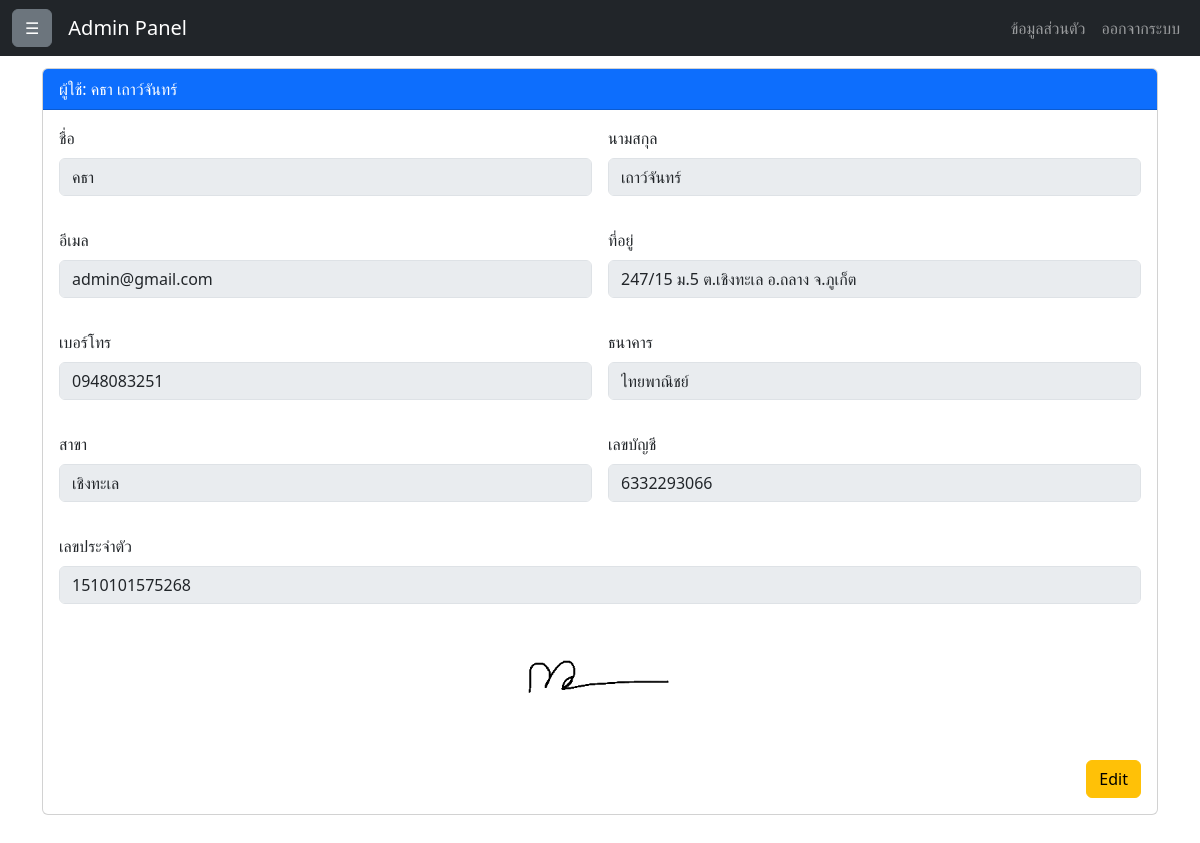
The app's page /showProfile with its own data.
### pApp/models.py (models this page shows)
class user(models.Model):
    email = models.EmailField(max_length=25)
    password = models.CharField(max_length=25)
    name = models.CharField(max_length= 25)
    lastName = models.CharField(max_length= 25)
    address = models.CharField(max_length=50)
    tel = models.CharField(max_length=10)
    bank = models.CharField(max_length=25)
    bank_address = models.CharField(max_length=50)
    accountnumber = models.CharField(max_length=15)
    userid_card = models.CharField(max_length=15)

### pApp/backEnd/profile.py (the view)
# urls.py: path('showProfile',profile.showProfile),
def showProfile(request):
      all_user = user.objects.all()
      slips_list = slips.objects.all()
      return render(request, 'showProfile.html', {'all_user': all_user,'slips_list': slips_list})

### pApp/templates/showProfile.html (shortened to what this page needs)
<!DOCTYPE html>
<html lang="en">
<head>
    {% load static %}
    <link rel="stylesheet" href="{% static 'css/bootstrap.min.css' %}">
</head>
<body>
    {% include 'includes/navbar.html' %}
    <div class="main-container">
        <div class="content" id="content">
            <div class="container mt-5">
                {% block content %}
                <div class="row">
                    {% for user in all_user %}
                    <div class="col-12">
                        <div class="card fullscreen mb-4">
                            <div class="card-header bg-primary text-white">
                                ผู้ใช้: {{ user.name }} {{ user.lastName }}
                            </div>
                            <div class="card-body">
                                <form method="post" action="/edit_user/{{ user.id }}/">
                                    <div class="row g-3">
                                        <div class="col-md-6">
                                            <label for="name_{{ user.id }}" class="form-label">ชื่อ</label>
                                            <input type="text" class="form-control" id="name_{{ user.id }}" value="{{ user.name }}" disabled>
                                        </div>
                                        <div class="col-md-6">
                                            <label for="lastName_{{ user.id }}" class="form-label">นามสกุล</label>
                                            <input type="text" class="form-control" id="lastName_{{ user.id }}" value="{{ user.lastName }}" disabled>
                                        </div>
                                    </div>
                                    <div class="row g-3 mt-3">
                                        <div class="col-md-6">
                                            <label for="email_{{ user.id }}" class="form-label">อีเมล</label>
                                            <input type="email" class="form-control" id="email_{{ user.id }}" value="{{ user.email }}" disabled>
                                        </div>
                                        <div class="col-md-6">
                                            <label for="address_{{ user.id }}" class="form-label">ที่อยู่</label>
                                            <input type="text" class="form-control" id="address_{{ user.id }}" value="{{ user.address }}" disabled>
                                        </div>
                                    </div>
                                    <div class="row g-3 mt-3">
                                        <div class="col-6">
                                            <label for="tel_{{ user.id }}" class="form-label">เบอร์โทร</label>
                                            <input type="text" class="form-control" id="tel_{{ user.id }}" value="{{ user.tel }}" disabled>
                                        </div>
                                        <div class="col-6">
                                            <label for="tel_{{ user.id }}" class="form-label">ธนาคาร</label>
                                            <input type="text" class="form-control" id="bank_{{ user.id }}" value="{{ user.bank }}" disabled>
                                        </div>
                                    </div>
                                    <div class="row g-3 mt-3">
                                        <div class="col-6">
                                            <label for="tel_{{ user.id }}" class="form-label">สาขา</label>
                                            <input type="text" class="form-control" id="tel_{{ user.id }}" value="{{ user.bank_address }}" disabled>
                                        </div>
                                        <div class="col-6">
                                            <label for="tel_{{ user.id }}" class="form-label">เลขบัญชี</label>
                                            <input type="text" class="form-control" id="bank_{{ user.id }}" value="{{ user.accountnumber }}" disabled>
                                        </div>
                                    </div>
                                    <div class="row g-3 mt-3">
                                        <div class="col-12">
                                            <label for="tel_{{ user.id }}" class="form-label">เลขประจำตัว</label>
                                            <input type="text" class="form-control" id="tel_{{ user.id }}" value="{{ user.userid_card }}" disabled>
                                        </div>
                                    </div>
                                    <div class="row g-3 mt-3">
                                        <div class="col-12 text-center">
                                            <img src="{% static 'signature.png' %}" alt="Signature" class="img-fluid" style="max-width: 200px; height: auto;">
                                        </div>
                                    </div>
                                    <div class="mt-4 text-end">
                                        <a href="/edit_user/{{ user.id }}" class="btn btn-warning">Edit</a>
                                    </div>
                                </form>
                            </div>
                        </div>
                    </div>
                    {% endfor %}
                </div>
                {% endblock %}
            </div>
        </div>
    </div>
</body>
</html>

### pApp/templates/includes/navbar.html (shortened to what this page needs)
<nav class="navbar navbar-expand-lg navbar-dark bg-dark fixed-top">
    <div class="container-fluid">
        <button class="btn btn-secondary me-3" id="toggleSidebar">
            ☰
        </button>
        <a class="navbar-brand" href="/adminmanage/manage">Admin Panel</a>
        <div class="collapse navbar-collapse" id="navbarNav">
            <ul class="navbar-nav ms-auto">
                <li class="nav-item">
                    <a class="nav-link" href="/showProfile">ข้อมูลส่วนตัว</a>
                </li>
                <li class="nav-item">
                    <a class="nav-link" href="/">ออกจากระบบ</a>
                </li>
            </ul>
        </div>
    </div>
</nav>

### pApp/templates/showProfile.html (style rules this page uses)
.main-container { display: flex; min-height: 100vh; }
.content { flex: 1; margin-left: 0; padding: 20px; transition: margin-left 0.3s ease; }
.navbar { background-color: #343a40; color: white; }
.card.fullscreen { width: 100%; max-width: 100%; }
.form-control[disabled] { background-color: #e9ecef; }

### records on screen
user: name "คธา", lastName "เถาว์จันทร์", email "admin@gmail.com", address "247/15 ม.5 ต.เชิงทะเล อ.ถลาง จ.ภูเก็ต", tel "0948083251", bank "ไทยพาณิชย์", bank_address "เชิงทะเล", accountnumber "6332293066", userid_card "1510101575268"
